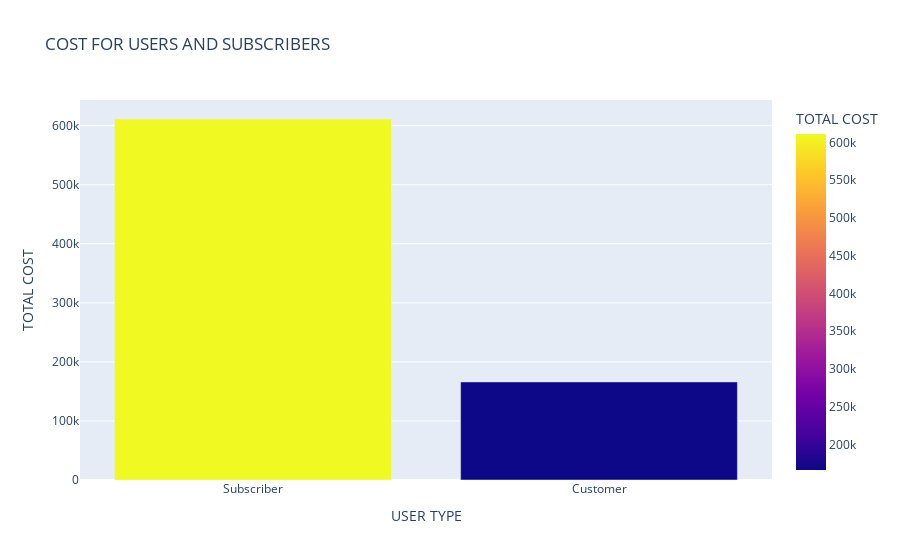

Write notebook code for a chart like this one.
### Code cell
px.bar(cost,x='USER TYPE',y='TOTAL COST',title='COST FOR USERS AND SUBSCRIBERS',color='TOTAL COST')

### Figure 1 — Plotly figure (JSON) as saved in the notebook; plotly's stock layout.template omitted (floating-point values rounded to 4 significant figures)
{"data": [{"alignmentgroup": "True", "hovertemplate": "USER TYPE=%{x}<br>TOTAL COST=%{marker.color}<extra></extra>", "legendgroup": "", "marker": {"color": [611300.0, 166100.0], "coloraxis": "coloraxis", "pattern": {"shape": ""}}, "name": "", "offsetgroup": "", "orientation": "v", "showlegend": false, "textposition": "auto", "type": "bar", "x": ["Subscriber", "Customer"], "xaxis": "x", "y": [611300.0, 166100.0], "yaxis": "y"}], "layout": {"barmode": "relative", "coloraxis": {"colorbar": {"title": {"text": "TOTAL COST"}}, "colorscale": [[0, "#0d0887"], [0.1111, "#46039f"], [0.2222, "#7201a8"], [0.3333, "#9c179e"], [0.4444, "#bd3786"], [0.5556, "#d8576b"], [0.6667, "#ed7953"], [0.7778, "#fb9f3a"], [0.8889, "#fdca26"], [1, "#f0f921"]]}, "legend": {"tracegroupgap": 0}, "title": {"text": "COST FOR USERS AND SUBSCRIBERS"}, "xaxis": {"anchor": "y", "domain": [0, 1], "title": {"text": "USER TYPE"}}, "yaxis": {"anchor": "x", "domain": [0, 1], "title": {"text": "TOTAL COST"}}}}
